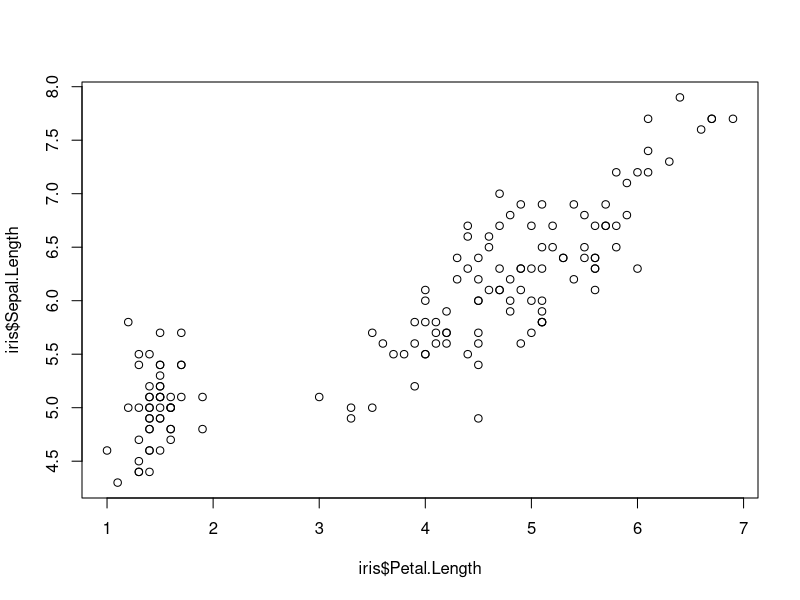
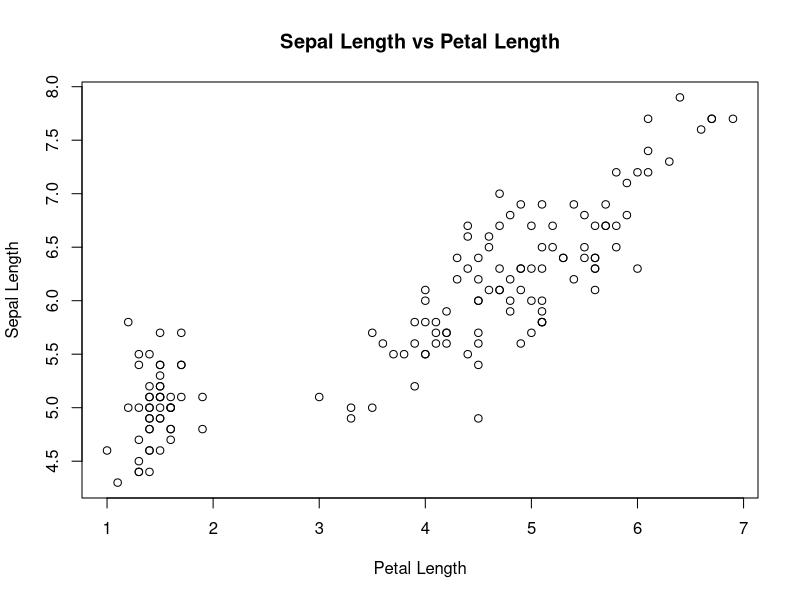
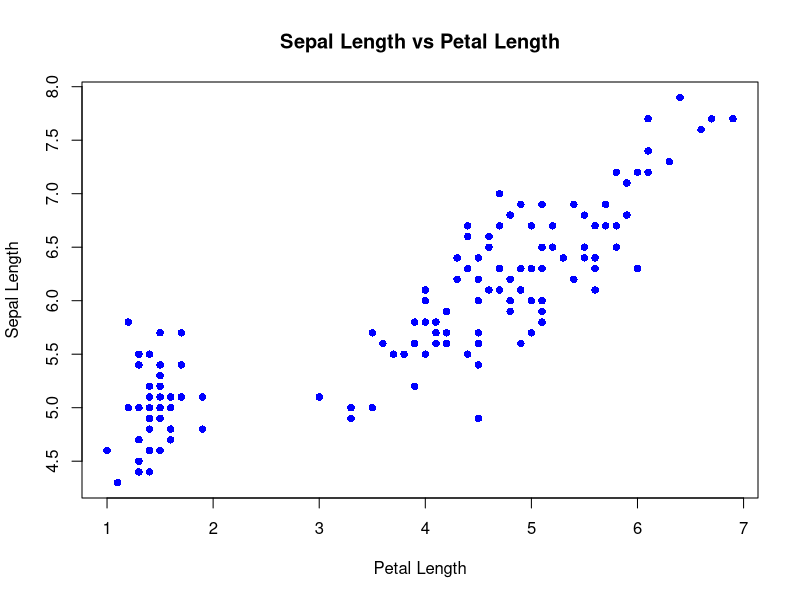
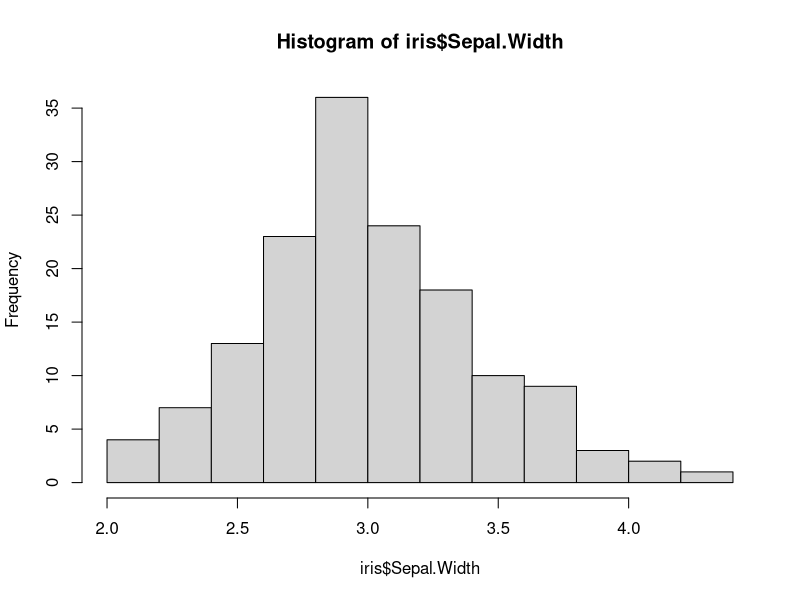
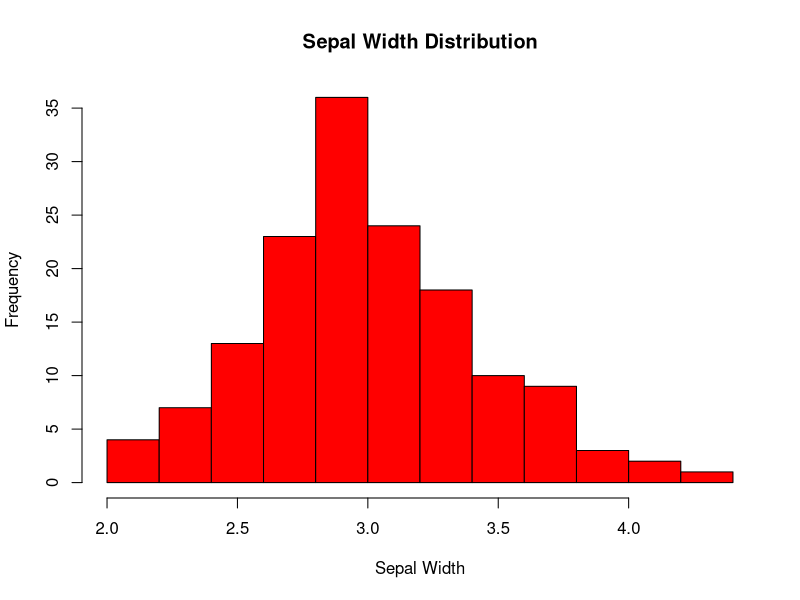
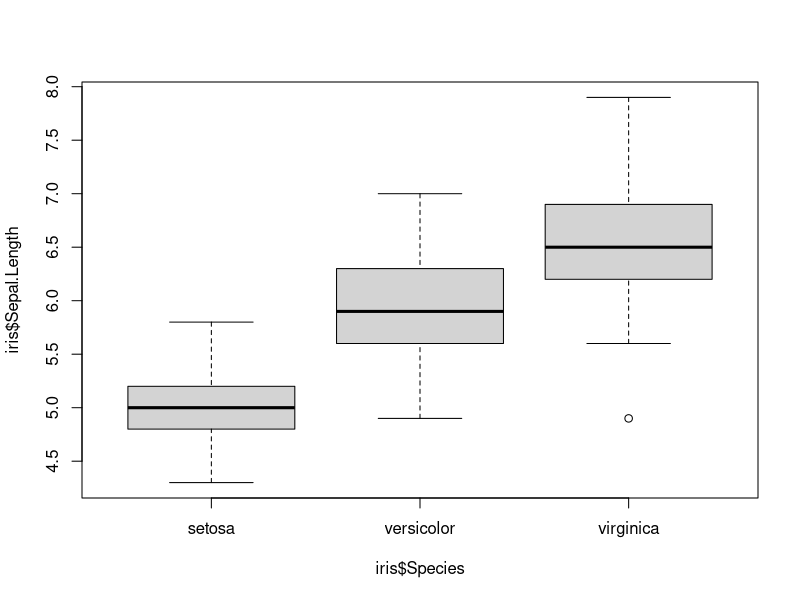
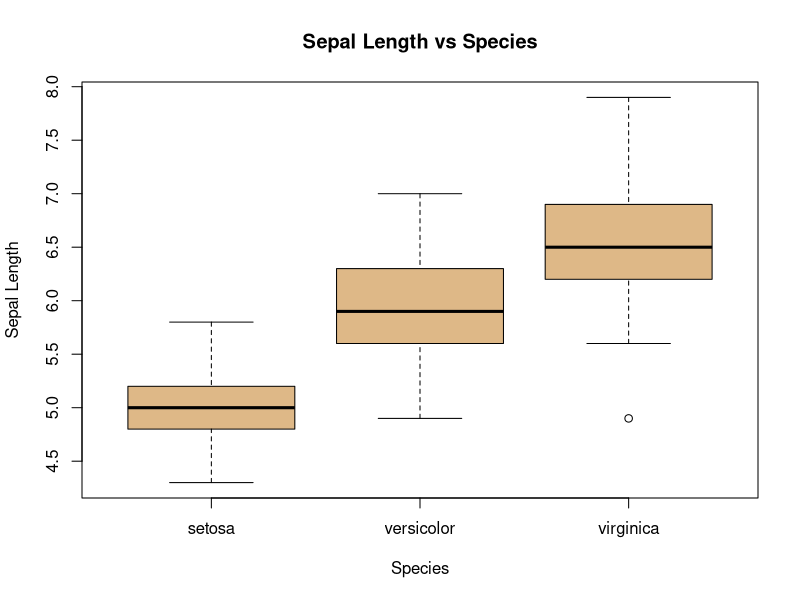

Write R code to recreate these figures, in order. (Note: this script raises an error after producing the figures.)
#ggplot2 in R

View(iris)

table(iris$Species)

#scatter plot
plot(iris$Sepal.Length~iris$Petal.Length)
#Adding labels
plot(iris$Sepal.Length~iris$Petal.Length,ylab="Sepal Length",xlab="Petal Length",main="Sepal Length vs Petal Length")
#Adding colour to the plot
plot(iris$Sepal.Length~iris$Petal.Length,ylab="Sepal Length",xlab="Petal Length",main="Sepal Length vs Petal Length",col="blue",pch=16)

#Histogram
hist(iris$Sepal.Width)
hist(iris$Sepal.Width,xlab = "Sepal Width",main = "Sepal Width Distribution",col = "red")

#Boxplot
boxplot(iris$Sepal.Length~iris$Species)
boxplot(iris$Sepal.Length~iris$Species,xlab = "Species",ylab = "Sepal Length",main="Sepal Length vs Species",col="burlywood")

#---------------------------------------------------
#Grammar of Graphics
#install.packages("ggplot2)
#library(ggplot2)
ggplot(data = iris)
ggplot(data = iris,aes(y=Sepal.Length,x= Petal.Length))
ggplot(data = iris,aes(y=Sepal.Length,x= Petal.Length))+geom_point()

#Aesthetics
ggplot(data = iris,aes(y=Sepal.Length,x= Petal.Length,col=Species))+geom_point()
ggplot(data = iris,aes(y=Sepal.Length,x= Petal.Length,shape=Species))+geom_point()
ggplot(data = iris,aes(y=Sepal.Length,x= Petal.Length,col=Species,shape=Species))+geom_point()



